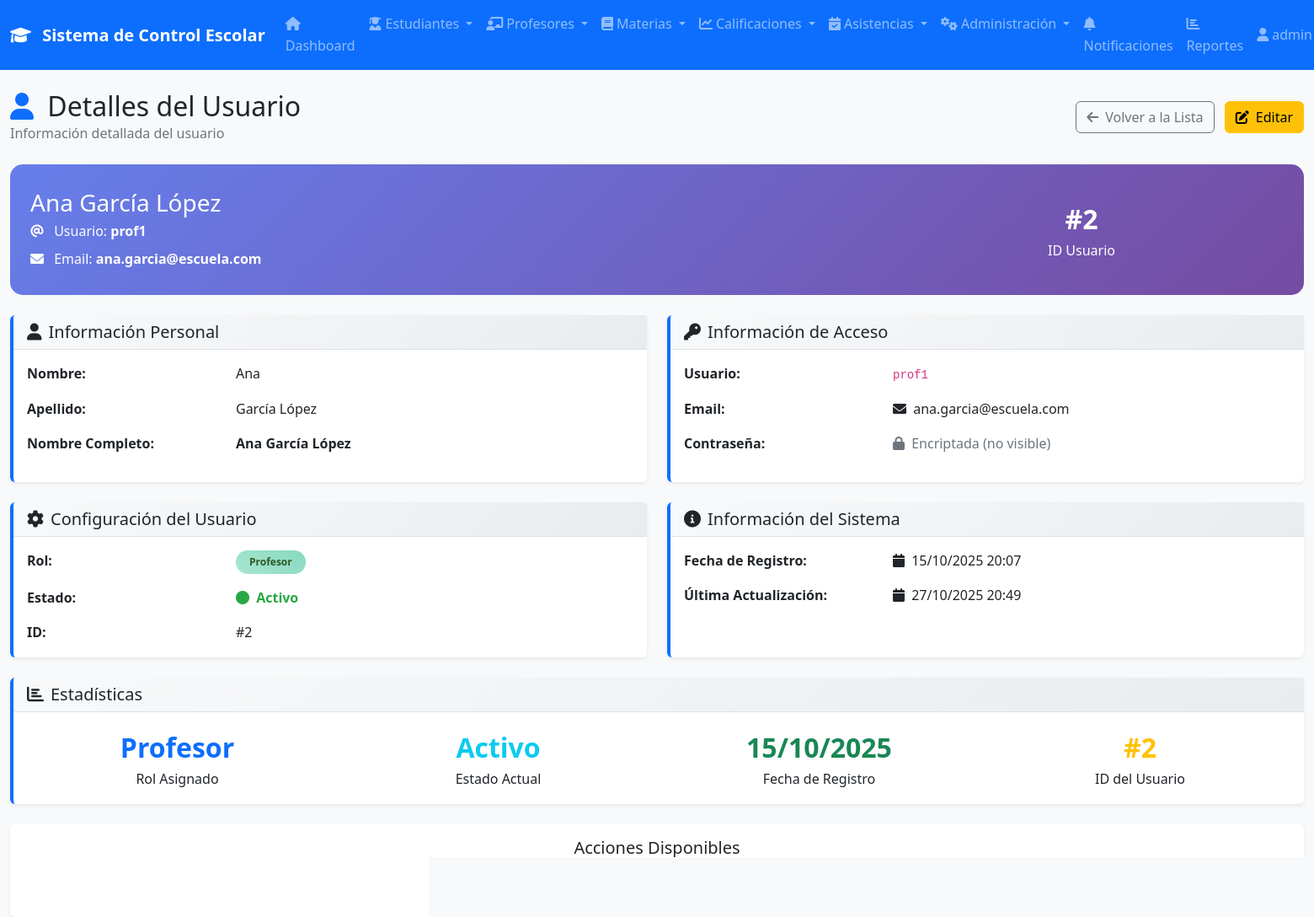
/modules/usuarios/ver.php?id=2 (signed in), run on the app's committed database.
### tables this page shows
CREATE TABLE IF NOT EXISTS `usuarios` (
  `id` int NOT NULL AUTO_INCREMENT,
  `username` varchar(50) NOT NULL,
  `password` varchar(255) NOT NULL,
  `email` varchar(100) NOT NULL,
  `nombre` varchar(100) NOT NULL,
  `apellido` varchar(100) NOT NULL,
  `rol` enum('admin','profesor','estudiante') NOT NULL DEFAULT 'estudiante',
  `estado` enum('activo','inactivo') NOT NULL DEFAULT 'activo',
  `fecha_creacion` timestamp NULL DEFAULT CURRENT_TIMESTAMP,
  `fecha_actualizacion` timestamp NULL DEFAULT CURRENT_TIMESTAMP ON UPDATE CURRENT_TIMESTAMP,
  PRIMARY KEY (`id`),
  UNIQUE KEY `username` (`username`),
  UNIQUE KEY `email` (`email`)
);

### modules/usuarios/ver.php (the view, shortened to what this page needs)
<?php
$page_title = 'Detalles del Usuario';
$usuario_id = isset($_GET['id']) ? (int)$_GET['id'] : 0;
try {
    $pdo = conectarDB();
    $sql = "SELECT * FROM usuarios WHERE id = ?";
    $stmt = $pdo->prepare($sql);
    $stmt->execute([$usuario_id]);
    $usuario = $stmt->fetch(PDO::FETCH_ASSOC);
} catch (Exception $e) {
    $_SESSION['error'] = 'Error al cargar los datos del usuario: ' . $e->getMessage();
    redirect('index.php');
}
include __DIR__ . '/../../includes/navbar.php';
?>
<!DOCTYPE html>
<html lang="es">
<head>
    <link href="https://cdn.jsdelivr.net/npm/bootstrap@5.1.3/dist/css/bootstrap.min.css" rel="stylesheet">
    <link href="https://cdnjs.cloudflare.com/ajax/libs/font-awesome/6.0.0/css/all.min.css" rel="stylesheet">
    <link href="../../assets/css/style.css" rel="stylesheet">
</head>
<body>
    <div class="container-fluid mt-4">
        <div class="row">
            <div class="col-12">
                <div class="d-flex justify-content-between align-items-center mb-4">
                    <div>
                        <h2 class="mb-0">
                            <i class="fas fa-user me-2 text-primary"></i>
                            <?php echo $page_title; ?>
                        </h2>
                        <p class="text-muted mb-0">Información detallada del usuario</p>
                    </div>
                    <div>
                        <a href="index.php" class="btn btn-outline-secondary me-2">
                            <i class="fas fa-arrow-left me-2"></i>Volver a la Lista
                        </a>
                        <a href="editar.php?id=<?php echo $usuario['id']; ?>" class="btn btn-warning">
                            <i class="fas fa-edit me-2"></i>Editar
                        </a>
                    </div>
                </div>
                <div class="usuario-header p-4 mb-4">
                    <div class="row align-items-center">
                        <div class="col-md-8">
                            <h3 class="mb-1">
                                <?php echo htmlspecialchars($usuario['nombre'] . ' ' . $usuario['apellido']); ?>
                            </h3>
                            <p class="mb-2">
                                <i class="fas fa-at me-2"></i>
                                Usuario: <strong><?php echo htmlspecialchars($usuario['username']); ?></strong>
                            </p>
                            <p class="mb-0">
                                <i class="fas fa-envelope me-2"></i>
                                Email: <strong><?php echo htmlspecialchars($usuario['email']); ?></strong>
                            </p>
                        </div>
                        <div class="col-md-4 text-end">
                            <div class="stat-item">
                                <div class="stat-value text-white">#<?php echo $usuario['id']; ?></div>
                                <div>ID Usuario</div>
                            </div>
                        </div>
                    </div>
                </div>
                <div class="row">
                    <div class="col-lg-6 mb-4">
                        <div class="card info-card h-100">
                            <div class="card-header">
                                <h5 class="mb-0">
                                    <i class="fas fa-user me-2"></i>Información Personal
                                </h5>
                            </div>
                            <div class="card-body">
                                <div class="row mb-3">
                                    <div class="col-sm-4">
                                        <strong>Nombre:</strong>
                                    </div>
                                    <div class="col-sm-8">
                                        <?php echo htmlspecialchars($usuario['nombre']); ?>
                                    </div>
                                </div>
                                <div class="row mb-3">
                                    <div class="col-sm-4">
                                        <strong>Apellido:</strong>
                                    </div>
                                    <div class="col-sm-8">
                                        <?php echo htmlspecialchars($usuario['apellido']); ?>
                                    </div>
                                </div>
                                <div class="row mb-3">
                                    <div class="col-sm-4">
                                        <strong>Nombre Completo:</strong>
                                    </div>
                                    <div class="col-sm-8">
                                        <strong><?php echo htmlspecialchars($usuario['nombre'] . ' ' . $usuario['apellido']); ?></strong>
                                    </div>
                                </div>
                            </div>
                        </div>
                    </div>
                    <div class="col-lg-6 mb-4">
                        <div class="card info-card h-100">
                            <div class="card-header">
                                <h5 class="mb-0">
                                    <i class="fas fa-key me-2"></i>Información de Acceso
                                </h5>
                            </div>
                            <div class="card-body">
                                <div class="row mb-3">
                                    <div class="col-sm-4">
                                        <strong>Usuario:</strong>
                                    </div>
                                    <div class="col-sm-8">
                                        <code><?php echo htmlspecialchars($usuario['username']); ?></code>
                                    </div>
                                </div>
                                <div class="row mb-3">
                                    <div class="col-sm-4">
                                        <strong>Email:</strong>
                                    </div>
                                    <div class="col-sm-8">
                                        <i class="fas fa-envelope me-1"></i>
                                        <?php echo htmlspecialchars($usuario['email']); ?>
                                    </div>
                                </div>
                                <div class="row">
                                    <div class="col-sm-4">
                                        <strong>Contraseña:</strong>
                                    </div>
                                    <div class="col-sm-8">
                                        <span class="text-muted">
                                            <i class="fas fa-lock me-1"></i>
                                            Encriptada (no visible)
                                        </span>
                                    </div>
                                </div>
                            </div>
                        </div>
                    </div>
                    <div class="col-lg-6 mb-4">
                        <div class="card info-card h-100">
                            <div class="card-header">
                                <h5 class="mb-0">
                                    <i class="fas fa-cog me-2"></i>Configuración del Usuario
                                </h5>
                            </div>
                            <div class="card-body">
                                <div class="row mb-3">
                                    <div class="col-sm-4">
                                        <strong>Rol:</strong>
                                    </div>
                                    <div class="col-sm-8">
                                        <span class="badge rol-badge">
                                            <?php echo ucfirst($usuario['rol']); ?>
                                        </span>
                                    </div>
                                </div>
                                <div class="row mb-3">
                                    <div class="col-sm-4">
                                        <strong>Estado:</strong>
                                    </div>
                                    <div class="col-sm-8">
                                        <?php
                                        $clase_estado = $usuario['estado'] === 'activo' ? 'estado-activo' : 'estado-inactivo';
                                        ?>
                                        <span class="<?php echo $clase_estado; ?>">
                                            <i class="fas fa-circle me-1"></i>
                                            <?php echo ucfirst($usuario['estado']); ?>
                                        </span>
                                    </div>
                                </div>
                                <div class="row">
                                    <div class="col-sm-4">
                                        <strong>ID:</strong>
                                    </div>
                                    <div class="col-sm-8">
                                        #<?php echo $usuario['id']; ?>
                                    </div>
                                </div>
                            </div>
                        </div>
                    </div>
                    <div class="col-lg-6 mb-4">
                        <div class="card info-card h-100">
                            <div class="card-header">
                                <h5 class="mb-0">
                                    <i class="fas fa-info-circle me-2"></i>Información del Sistema
                                </h5>
                            </div>
                            <div class="card-body">
                                <div class="row mb-3">
                                    <div class="col-sm-4">
                                        <strong>Fecha de Registro:</strong>
                                    </div>
                                    <div class="col-sm-8">
                                        <i class="fas fa-calendar me-1"></i>
                                        <?php echo date('d/m/Y H:i', strtotime($usuario['fecha_creacion'])); ?>
                                    </div>
                                </div>
                                <div class="row">
                                    <div class="col-sm-4">
                                        <strong>Última Actualización:</strong>
                                    </div>
                                    <div class="col-sm-8">
                                        <i class="fas fa-calendar me-1"></i>
                                        <?php echo date('d/m/Y H:i', strtotime($usuario['fecha_actualizacion'])); ?>
                                    </div>
                                </div>
                            </div>
                        </div>
                    </div>
                    <div class="col-lg-12 mb-4">
                        <div class="card info-card">
                            <div class="card-header">
                                <h5 class="mb-0">
                                    <i class="fas fa-chart-bar me-2"></i>Estadísticas
                                </h5>
                            </div>
                            <div class="card-body">
                                <div class="row">
                                    <div class="col-md-3">
                                        <div class="text-center">
                                            <div class="stat-value text-primary"><?php echo ucfirst($usuario['rol']); ?></div>
                                            <div>Rol Asignado</div>
                                        </div>
                                    </div>
                                    <div class="col-md-3">
                                        <div class="text-center">
                                            <div class="stat-value text-info"><?php echo ucfirst($usuario['estado']); ?></div>
                                            <div>Estado Actual</div>
                                        </div>
                                    </div>
                                    <div class="col-md-3">
                                        <div class="text-center">
                                            <div class="stat-value text-success"><?php echo date('d/m/Y', strtotime($usuario['fecha_creacion'])); ?></div>
                                            <div>Fecha de Registro</div>
                                        </div>
                                    </div>
                                    <div class="col-md-3">
                                        <div class="text-center">
                                            <div class="stat-value text-warning">#<?php echo $usuario['id']; ?></div>
                                            <div>ID del Usuario</div>
                                        </div>
                                    </div>
                                </div>
                            </div>
                        </div>
                    </div>
                </div>
                <div class="card">
                    <div class="card-body text-center">
                        <h5 class="mb-3">Acciones Disponibles</h5>
                        <div class="btn-group" role="group">
                            <a href="editar.php?id=<?php echo $usuario['id']; ?>" class="btn btn-warning">
                                <i class="fas fa-edit me-2"></i>Editar Usuario
                            </a>
                            <button type="button" class="btn btn-danger" onclick="eliminarUsuario(<?php echo $usuario['id']; ?>, '<?php echo htmlspecialchars($usuario['username']); ?>')">
                                <i class="fas fa-trash me-2"></i>Eliminar Usuario
                            </button>
                            <a href="index.php" class="btn btn-secondary">
                                <i class="fas fa-list me-2"></i>Ver Lista Completa
                            </a>
                        </div>
                    </div>
                </div>
            </div>
        </div>
    </div>
</body>
</html>

### data on the page
usuarios: nombre+apellido "Ana García López", username "prof1", email "ana.garcia@escuela.com", id "2", nombre "Ana", apellido "García López", rol "Profesor", estado "Activo", fecha_creacion "15/10/2025 20:07", fecha_actualizacion "27/10/2025 20:49", fecha_creacion "15/10/2025"

### other printed values
SITE_NAME "Sistema de Control Escolar"
$_SESSION['username'] "admin…"
$page_title "Detalles del Usuario"
